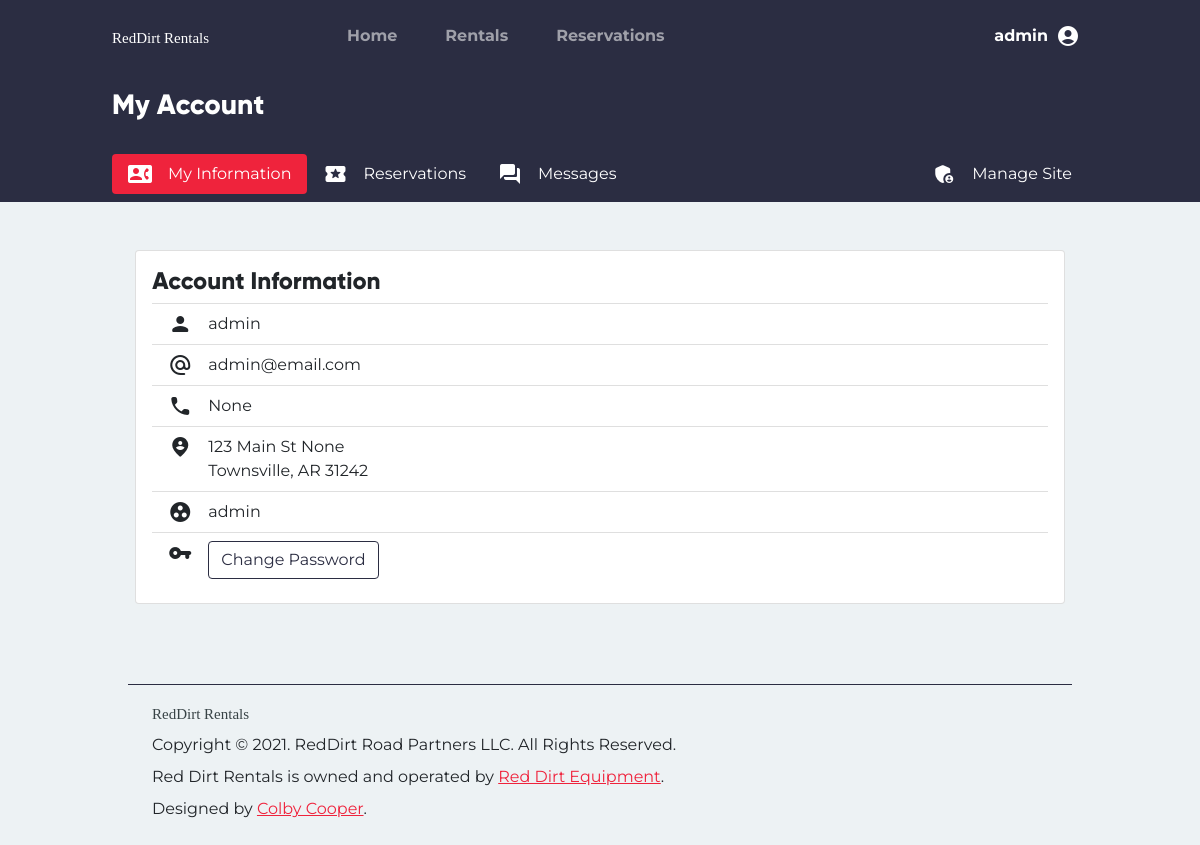
Page /account/ (signed in) on the earlier database version.
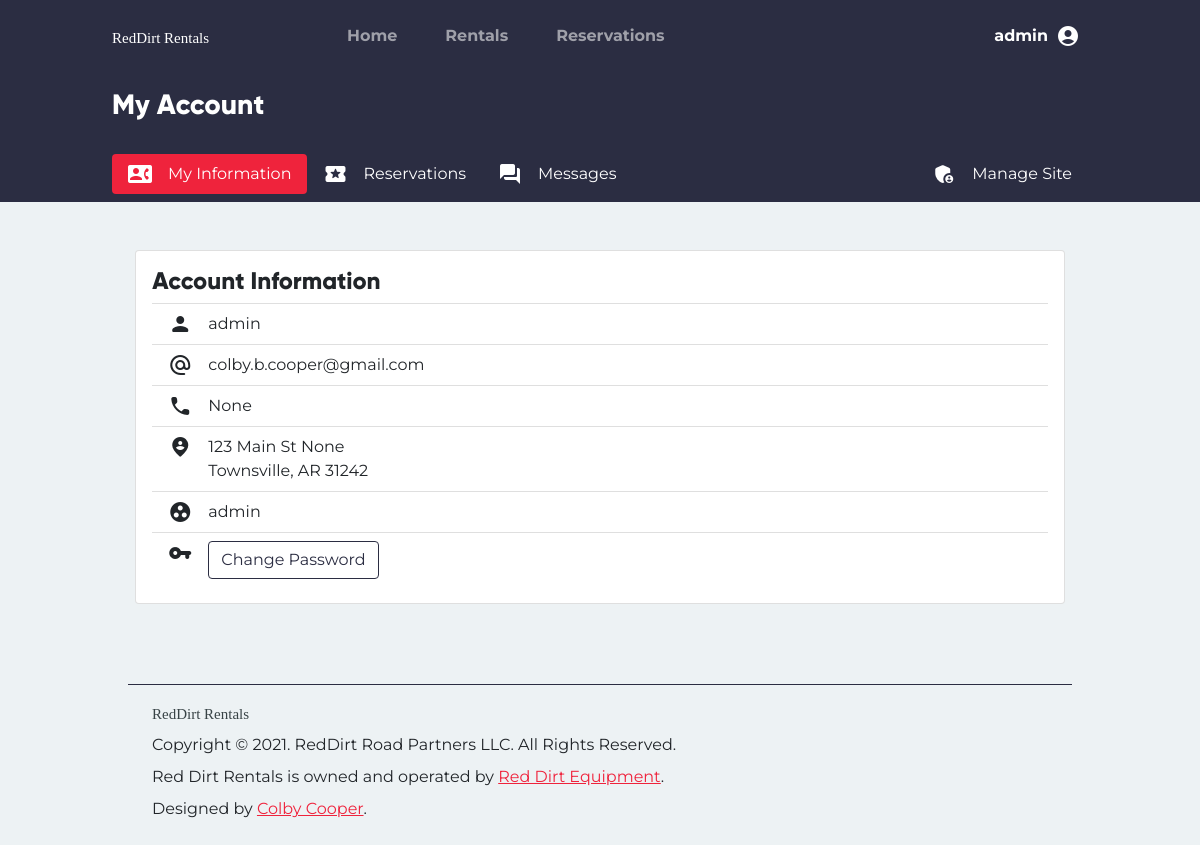
Same page on the later database version.
### tables this page shows
CREATE TABLE users (
    id INTEGER PRIMARY KEY AUTOINCREMENT,
    firstname TEXT NOT NULL,
    lastname TEXT NOT NULL,
    phonenumber TEXT NOT NULL,
    email TEXT NOT NULL,
    password BLOB NOT NULL,
    groups TEXT NOT NULL,
    address TEXT NOT NULL,
    city TEXT NOT NULL,
    state TEXT NOT NULL,
    zip TEXT NOT NULL
, token TEXT, token_expire TEXT);

### rentals_app/account.py (the view)
@account.route('/')
@login_required
def index():
    return render_template('account/index.html', user=g.user)

### rentals_app/auth.py (called while the page is built)
@auth.before_app_request
def fetch_current_user():
    userid = session.get('userid')
    if userid is None:
        g.user = None
    else:
        g.user = User.find_user(userid)

def login_required(view):
    @functools.wraps(view)
    def wrapped_view(**kwargs):
        if g.user is None:
            return redirect(url_for('auth.login'))
        if session.get('expire') < datetime.now():
            session.clear()
            flash('We care about your security. Please login again.')
            return redirect(url_for('auth.login'))
        return view(**kwargs)
    return wrapped_view

### rentals_app/helpers.py (called while the page is built)
def connect_to_db():
    con = sqlite3.connect('/Users/colby/RedDirtRentals/database.db')
    return con, con.cursor()

### rentals_app/models/user.py (called while the page is built)
    def find_user(id) -> 'User':
        con, cur = helpers.connect_to_db()
        sql = """
        SELECT * FROM users WHERE id='{}'
        """.format(id)
        try:
            db = cur.execute(sql).fetchone()
            con.commit()
            return User(
                userid=db[0],
                firstname=db[1],
                lastname=db[2],
                phonenumber=db[3],
                email=db[4],
                password=db[5],
                groups=db[6],
                address=db[7],
                city=db[8],
                state=db[9],
                zip=db[10]
            )
        except Exception as ex:
            con.rollback()
            raise ex
        finally:
            con.close()

### rentals_app/templates/account/index.html (shortened to what this page needs)
{% extends "Base.html" %}
{% block content %}
<div class="container-fluid bg-dark">
    <div class="row">
        <div class="col-md-10 mx-auto">
            <h3 class="text-white py-3 fw-bold">My Account</h3>
        </div>
    </div>
</div>
<div class="container-fluid bg-dark">
    <div class="row">
        <div class="col-md-10 mx-auto my-2">
            <ul class="nav nav-pills"
                id="account_tabs_root">
                <li class="nav-item">
                    <a class="nav-link text-white active d-flex flex-row"
                       aria-current="page"
                       id="tab_switcher_index"
                       href="{{url_for('account.index')}}">
                        <span class="material-icons-round me-3">
                        </span>My Information
                    </a>
                </li>
                <li class="nav-item">
                    <a class="nav-link text-white d-flex flex-row"
                       id="tab_switcher_reservations"
                       href="{{url_for('account.reservations')}}">
                        <span class="material-icons-round me-3">
                        </span>Reservations
                    </a>
                </li>
                <li class="nav-item">
                    <a class="nav-link text-white d-flex flex-row"
                       id="tab_switcher_reservations"
                       href="{{url_for('account.render_messages')}}">
                        <span class="material-icons-round me-3">
                        </span>Messages
                    </a>
                </li>
                {% if user.groups == "admin" %}
                <li class="nav-item ms-auto">
                    <a class="nav-link text-white d-flex flex-row"
                       href="{{url_for('admin.root')}}">
                        <span class="material-icons-round me-3">
                        </span>
                        Manage Site
                    </a>
                </li>
                {% endif %}
            </ul>
        </div>
    </div>
</div>
<div class="container-fluid">
    <div class="row mx-3">
        <div class="col-md-10 mx-auto my-5">
            <div class="card p-3 bg-white d-flex flex-column">
                <h4 class="fw-bold">Account Information</h4>
                <ul class="list-group list-group-flush">
                    <li class="list-group-item d-flex flex-row align-content-center">
                        <span class="material-icons-round me-3">
                        </span>
                        <span class="flex-grow-1">
                            {{user.firstname}} {{user.lastname}}
                        </span>
                    </li>
                    <li class="list-group-item d-flex flex-row">
                        <span class="material-icons-round me-3">
                        </span>
                        <span class="flex-grow-1">
                            {{user.email}}
                        </span>
                    </li>
                    <li class="list-group-item d-flex flex-row">
                        <span class="material-icons-round me-3">
                        </span>
                        <span class="flex-grow-1">
                            {{user.phonenumber}}
                        </span>
                    </li>
                    <li class="list-group-item d-flex flex-row">
                        <span class="material-icons-round me-3">
                        </span>
                        <span class="flex-grow-1">
                            <div class="d-flex flex-column">
                                <span>{{user.address}}</span>
                                <span>{{user.city}}, {{user.state}} {{user.zip}}
                                </span>
                    </li>
                    <li class="list-group-item d-flex flex-row">
                        <span class="material-icons-round me-3">
                        </span>
                        <span class="flex-grow-1">
                            {{user.groups}}
                        </span>
                    </li>
                    <li class="list-group-item d-flex flex-row">
                        <span class="material-icons-round me-3">
                        </span>
                        <span class="flex-grow-1">
                            <button type="button"
                                    class="btn btn-outline-dark"
                                    data-bs-toggle="modal"
                                    data-bs-target="#ch_pwd_modal">
                                Change Password
                            </button>
                        </span>
                    </li>
                </ul>
            </div>
        </div>
    </div>
</div>
{% endblock %}

### rentals_app/templates/base.html (shortened to what this page needs)
<!doctype html>
<html lang="en">
<head>
    <link rel="stylesheet"
          href="{{url_for('static', filename='global.css')}}">
</head>
<body class="bg-light">
    <div class="row mx-0 bg-dark">
        <div class="col-md-10 mx-auto">
            <nav class="navbar navbar-expand-lg navbar-dark bg-dark py-3">
                <a href="{{url_for('index.root')}}"
                   class="navbar-brand">
                    <img src="{{ url_for('static', filename='img/logo_white.svg') }}">
                </a>
                <div class="collapse navbar-collapse"
                     id="nav_main">
                    <ul class="navbar-nav w-100">
                        <li class="nav-item mx-3">
                            <a class="nav-link fw-bold {%if url_for(request.endpoint, id=0) == '/'%}active{%endif%}"
                               aria-current="page"
                               href="{{ url_for('index.root') }}">Home</a>
                        </li>
                        <li class="nav-item px-3">
                            <a class="nav-link fw-bold {%if '/rentals/' in url_for(request.endpoint, id=0)%}active{%endif%}"
                               href="{{url_for('Rentals.all_rentals')}}">Rentals</a>
                        </li>
                        <li class="nav-item mx-3 {%if'/account/reservations/' in url_for(request.endpoint, id=0)%}active{%endif%}">
                            <a class="nav-link fw-bold"
                               href="{{url_for('account.reservations', id=None)}}">Reservations</a>
                        </li>
                        {% if g.user != None %}
                        <li class="nav-item dropdown dropdown-dark ms-lg-auto">
                            <a class="nav-link dropdown-toggle d-flex flex-row align-items-center fw-bold {%if '/account' in url_for(request.endpoint, id=0)%}active{%endif%}"
                               href="#"
                               data-bs-toggle="dropdown"
                               aria-expanded="false">
                                <span class="me-2">{{g.user.firstname}}</span>
                                <span class="material-icons-round">
                                </span>
                            </a>
                        </li>
                        {% endif %}
                    </ul>
                </div>
            </nav>
        </div>
    </div>
    {% block content %} {% endblock %}
    <div class="row mx-0">
        <div class="col-md-10 mx-auto">
            <footer class="p-3">
                <div class="container mt-3 border-top border-dark pt-3">
                    <img src="{{ url_for('static', filename='img/logo_dark.svg') }}"
                         class="img-fluid">
                    <p class="my-2">Copyright &copy; 2021. RedDirt Road Partners LLC. All Rights Reserved.</p>
                    <p class="my-2">Red Dirt Rentals is owned and operated by <a href="https://reddirtequipment.com"
                           target="_blank">Red Dirt Equipment</a>.</p>
                    <p class="mb-2">Designed by <a href="mailto:ccooper@reddirtequipment.com">Colby Cooper</a>.</p>
                </div>
            </footer>
        </div>
    </div>
</body>
</html>

Differences in the rows shown:
changed users "admin": email "admin@email.com" → "colby.b.cooper@gmail.com"
